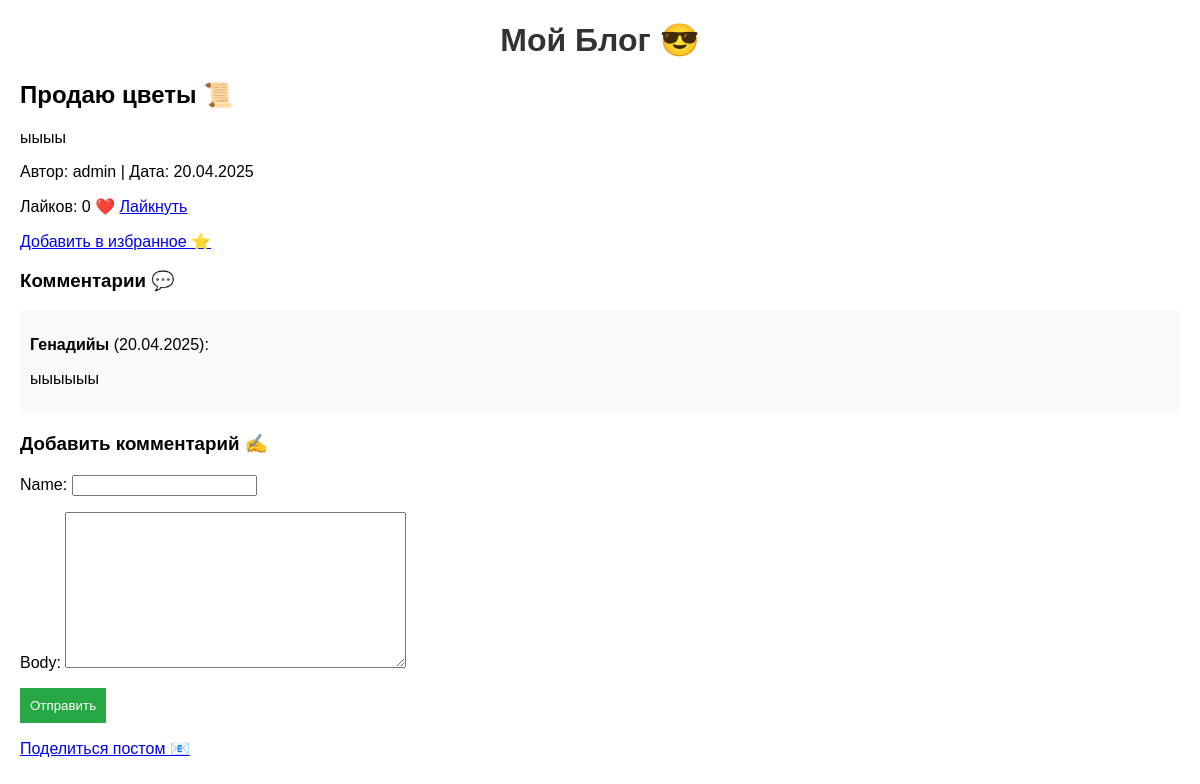
/post/5/, run on the app's committed database.
### blog/models.py (models this page shows, shortened)
class Post(models.Model):
    title = models.CharField(max_length=200)  # Заголовок поста (до 200 букв)
    body = models.TextField()                # Текст поста (любой длины)
    author = models.ForeignKey(
        User, on_delete=models.CASCADE       # Кто написал (если удалить автора, пост тоже удалится)
    )
    created = models.DateTimeField(auto_now_add=True)  # Когда создан (автоматически)
    def like_count(self):
        return self.likes.count()  # Считаем, сколько лайков у поста

class Comment(models.Model):
    post = models.ForeignKey(
        Post, on_delete=models.CASCADE       # К какому посту относится
    )
    name = models.CharField(max_length=80)   # Имя комментатора
    body = models.TextField()                # Текст комментария
    created = models.DateTimeField(auto_now_add=True)  # Когда оставлен

### blog/views.py (the view, shortened to what this page needs)
# urls.py: path('post/<int:id>/', views.post_detail, name='post_detail'),  # Страница поста
def post_detail(request, id):
    post = get_object_or_404(Post, id=id)  # Находим пост по ID или показываем ошибку
    comments = Comment.objects.filter(post=post)  # Все комментарии к посту
    comment_form = CommentForm()  # Пустая форма для нового комментария
    favorites = request.session.get('favorites', [])  # Избранные посты
    return render(request, 'blog/detail.html', {
        'post': post,
        'comments': comments,
        'comment_form': comment_form,
        'favorites': favorites
    })

### blog/forms.py
class CommentForm(forms.ModelForm):
    class Meta:
        model = Comment
        fields = ['name', 'body']  # Только имя и текст

### blog/templates/blog/detail.html (shortened to what this page needs)
{% extends 'blog/base.html' %}
{% block content %}
    <h2>{{ post.title }} 📜</h2>
    <p>{{ post.body }}</p>
    <p>Автор: {{ post.author }} | Дата: {{ post.created|date:"d.m.Y" }}</p>
    <p>Лайков: {{ post.like_count }} ❤️ <a href="/post/{{ post.id }}/like/">Лайкнуть</a></p>
    <p>
        {% if post.id in favorites %}
            <a href="/post/{{ post.id }}/favorite/">Убрать из избранного ⭐</a>
        {% else %}
            <a href="/post/{{ post.id }}/favorite/">Добавить в избранное ⭐</a>
        {% endif %}
    </p>
    <h3>Комментарии 💬</h3>
    {% for comment in comments %}
        <div class="comment">
            <p><strong>{{ comment.name }}</strong> ({{ comment.created|date:"d.m.Y" }}):</p>
            <p>{{ comment.body }}</p>
        </div>
    {% empty %}
        <p>Комментариев пока нет 😕</p>
    {% endfor %}
    <h3>Добавить комментарий ✍️</h3>
    <form method="post">
        {{ comment_form.as_p }}
        <button type="submit">Отправить</button>
    </form>
    <p><a href="/post/{{ post.id }}/share/">Поделиться постом 📧</a></p>
{% endblock %}

### blog/static/css/style.css (style rules this page uses)
body { font-family: Arial, sans-serif; margin: 20px; }
.comment { background: #f9f9f9; padding: 10px; margin: 5px 0; }
form { margin-top: 20px; }
button { background: #28a745; color: white; padding: 10px; border: none; cursor: pointer; }

### data on the page
Post: title "Продаю цветы", body "ыыыы", author "admin", created "20.04.2025", like_count "0"
Comment: name "Генадийы", created "20.04.2025", body "ыыыыыы"
